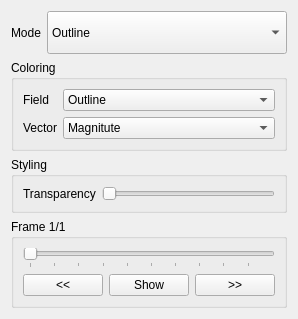
<?xml version="1.0" encoding="UTF-8"?>
<ui version="4.0">
 <class>TaskPostDisplay</class>
 <widget class="QWidget" name="TaskPostDisplay">
  <property name="geometry">
   <rect>
    <x>0</x>
    <y>0</y>
    <width>294</width>
    <height>319</height>
   </rect>
  </property>
  <property name="windowTitle">
   <string>Form</string>
  </property>
  <layout class="QVBoxLayout" name="verticalLayout">
   <item>
    <layout class="QHBoxLayout" name="horizontalLayout">
     <item>
      <widget class="QLabel" name="label">
       <property name="sizePolicy">
        <sizepolicy hsizetype="Minimum" vsizetype="Minimum">
         <horstretch>0</horstretch>
         <verstretch>0</verstretch>
        </sizepolicy>
       </property>
       <property name="text">
        <string>Mode</string>
       </property>
      </widget>
     </item>
     <item>
      <widget class="QComboBox" name="Representation">
       <property name="sizePolicy">
        <sizepolicy hsizetype="Expanding" vsizetype="Minimum">
         <horstretch>0</horstretch>
         <verstretch>0</verstretch>
        </sizepolicy>
       </property>
       <item>
        <property name="text">
         <string>Outline</string>
        </property>
       </item>
       <item>
        <property name="text">
         <string>Surface</string>
        </property>
       </item>
       <item>
        <property name="text">
         <string>Surface with Edges</string>
        </property>
       </item>
       <item>
        <property name="text">
         <string>Wireframe</string>
        </property>
       </item>
      </widget>
     </item>
    </layout>
   </item>
   <item>
    <widget class="QGroupBox" name="groupBox">
     <property name="sizePolicy">
      <sizepolicy hsizetype="Preferred" vsizetype="Minimum">
       <horstretch>0</horstretch>
       <verstretch>0</verstretch>
      </sizepolicy>
     </property>
     <property name="title">
      <string>Coloring</string>
     </property>
     <layout class="QFormLayout" name="formLayout">
      <item row="0" column="0">
       <widget class="QLabel" name="label_2">
        <property name="text">
         <string>Field</string>
        </property>
       </widget>
      </item>
      <item row="0" column="1">
       <widget class="QComboBox" name="Field">
        <property name="sizePolicy">
         <sizepolicy hsizetype="Expanding" vsizetype="Fixed">
          <horstretch>0</horstretch>
          <verstretch>0</verstretch>
         </sizepolicy>
        </property>
        <item>
         <property name="text">
          <string>Outline</string>
         </property>
        </item>
        <item>
         <property name="text">
          <string>Surface</string>
         </property>
        </item>
        <item>
         <property name="text">
          <string>Surface with Edges</string>
         </property>
        </item>
        <item>
         <property name="text">
          <string>Wireframe</string>
         </property>
        </item>
       </widget>
      </item>
      <item row="1" column="0">
       <widget class="QLabel" name="label_3">
        <property name="text">
         <string>Vector</string>
        </property>
       </widget>
      </item>
      <item row="1" column="1">
       <widget class="QComboBox" name="VectorMode">
        <property name="sizePolicy">
         <sizepolicy hsizetype="Expanding" vsizetype="Fixed">
          <horstretch>0</horstretch>
          <verstretch>0</verstretch>
         </sizepolicy>
        </property>
        <item>
         <property name="text">
          <string>Magnitute</string>
         </property>
        </item>
        <item>
         <property name="text">
          <string>X</string>
         </property>
        </item>
        <item>
         <property name="text">
          <string>Y</string>
         </property>
        </item>
        <item>
         <property name="text">
          <string>Z</string>
         </property>
        </item>
       </widget>
      </item>
     </layout>
    </widget>
   </item>
   <item>
    <widget class="QGroupBox" name="groupBox_2">
     <property name="title">
      <string>Styling</string>
     </property>
     <layout class="QFormLayout" name="formLayout_2">
      <item row="0" column="0">
       <widget class="QLabel" name="label_4">
        <property name="text">
         <string>Transparency</string>
        </property>
       </widget>
      </item>
      <item row="0" column="1">
       <widget class="QSlider" name="Transparency">
        <property name="orientation">
         <enum>Qt::Horizontal</enum>
        </property>
       </widget>
      </item>
     </layout>
    </widget>
   </item>
   <item>
    <widget class="QGroupBox" name="Frame">
     <property name="title">
      <string>Frame 1/1</string>
     </property>
     <layout class="QGridLayout" name="gridLayout">
      <item row="2" column="0" colspan="3">
       <widget class="QSlider" name="slider">
        <property name="maximum">
         <number>98</number>
        </property>
        <property name="value">
         <number>0</number>
        </property>
        <property name="orientation">
         <enum>Qt::Horizontal</enum>
        </property>
        <property name="invertedAppearance">
         <bool>false</bool>
        </property>
        <property name="invertedControls">
         <bool>false</bool>
        </property>
        <property name="tickPosition">
         <enum>QSlider::TicksBelow</enum>
        </property>
        <property name="tickInterval">
         <number>0</number>
        </property>
       </widget>
      </item>
      <item row="3" column="0">
       <widget class="QPushButton" name="prev">
        <property name="text">
         <string>&lt;&lt;</string>
        </property>
        <property name="autoRepeat">
         <bool>true</bool>
        </property>
       </widget>
      </item>
      <item row="3" column="2">
       <widget class="QPushButton" name="next">
        <property name="text">
         <string>&gt;&gt;</string>
        </property>
        <property name="autoRepeat">
         <bool>true</bool>
        </property>
       </widget>
      </item>
      <item row="3" column="1">
       <widget class="QPushButton" name="show">
        <property name="text">
         <string>Show</string>
        </property>
       </widget>
      </item>
     </layout>
    </widget>
   </item>
  </layout>
 </widget>
 <resources/>
 <connections/>
</ui>
